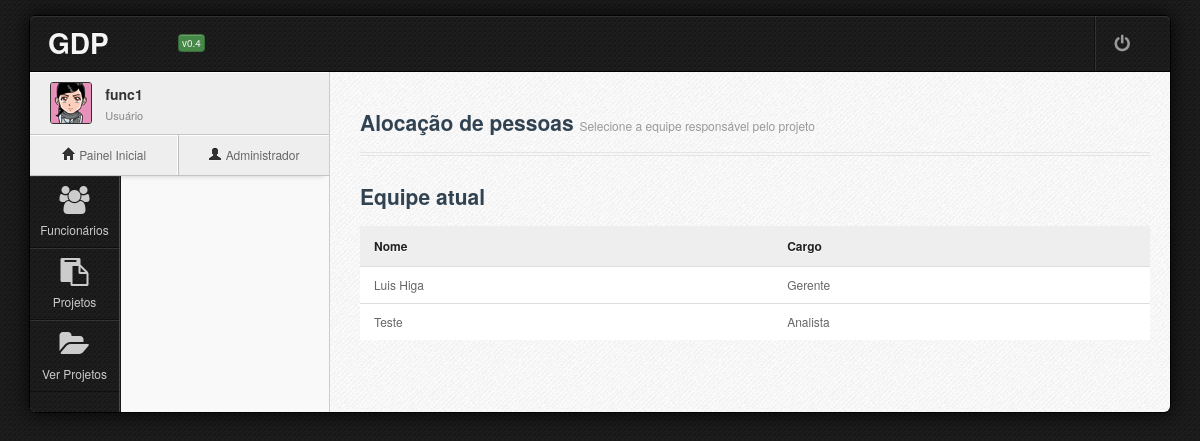
/projetos/8/ver_equipe/ (signed in), run on an earlier commit of the app's database.
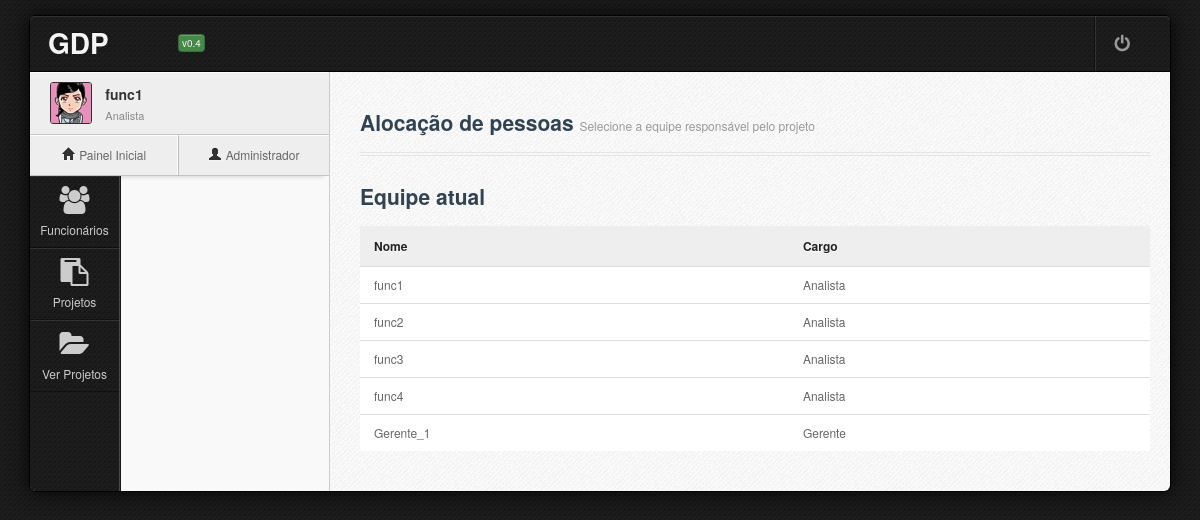
And on a later commit of the database.
### sistema/models.py (models this page shows, shortened)
class Funcionario(models.Model):
    nome = models.CharField("Nome", max_length=128)
    contato = models.OneToOneField(Contato, null = True) #null não é salvo no BD e blank não é requerido no form
    cargo = models.CharField(max_length=16, choices = cargos)
    nivel_formacao = models.CharField("Nível de formação", max_length=16, choices = niveis_formacao)
    usuario = models.OneToOneField(User, blank = True, null=True)
    projeto = models.ForeignKey(Projeto, blank = True, null = True)
    class Meta:
        verbose_name = "Funcionário"
        verbose_name_plural = "Funcionários"

### sistema/views.py (the view, shortened to what this page needs)
# urls.py: url(r'^aloca_pessoa/(?P<id_projeto>[0-9]+)/$', views.pessoa_alocar),
@login_required
def pessoa_alocar(request, id_projeto):
    usuario = request.user
    funcionario_corrente = Funcionario.objects.get(usuario=usuario)
    cargo = funcionario_corrente.cargo
    projeto_corrente = Projeto.objects.get(id=id_projeto)
    equipe_atual = Funcionario.objects.filter(projeto=projeto_corrente)
    alocar_form = AlocarForm()
    return render(request, "pessoa_alocar.html", locals())

### sistema/templates/pessoa_alocar.html (shortened to what this page needs)
{% extends "base.html" %}
{% block titulo %}Alocação de pessoas{% endblock titulo %}
{% block subtitulo %}Selecione a equipe responsável pelo projeto {{projeto_corrente.nome}}{% endblock subtitulo %}
{% block conteudo %}
{% if equipe_atual%}
<h3>Equipe atual</h3>
    <table class="table table-hover" id="table2">
        <thead>
            <tr>
                <th>Nome</th>
                <th>Cargo</th>
            </tr>
        </thead>
        <tbody>
            {% for func in equipe_atual%}
            <tr class="odd gradeX">
                <td>{{func.nome}}</td>
                <td>{{func.get_cargo_display}}</td>
            </tr>
            {% endfor%}
        </tbody>
    </table><br>
{% endif %}
{% endblock conteudo %}

### sistema/templates/base.html (shortened to what the changed rows need)
<!DOCTYPE html>
 <html class="no-js">
    <head>
	<link rel="stylesheet" type="text/css" href="/static/css/jasny-bootstrap.min.css">
	<link rel="stylesheet" type="text/css" href="/static/css/bootstrap.min.css">
	<link rel="stylesheet" type="text/css" href="/static/css/icon/fugue.min.css">
	<link rel="stylesheet" type="text/css" href="/static/css/icon/elusive.min.css">
	<link rel="stylesheet" type="text/css" href="/static/css/icon/font-awesome.min.css">
	<link rel="stylesheet" type="text/css" href="/static/css/default.min.css">
	<link rel="stylesheet" type="text/css" href="/static/css/default.responsive.min.css">
	<link rel="stylesheet" type="text/css" href="/static/css/plugins/uniform.default.css">
	<link rel="stylesheet" type="text/css" href="/static/css/jui/jquery.ui.min.css">
    </head>
    <body class="body5">
        <div id="wrapper" class="boxed">
            <div id="wrapper-inner" class="pattern8">
                <div id="main-header">
		    <div class="container-fluid">
			<div class="row-fluid">
			    <div class="span12">
				<div class="title">
				    <h1>GDP <small>v0.4</small></h1>
			        </div>
			    </div>
			</div>
		    </div>
                </div>
                <div id="sidebar">
                    <div class="profile" data-detach="profile">
                        <div class="profile-info">
                            <span class="name">{{funcionario_corrente.nome}}</span>
                            <span class="job">{{funcionario_corrente.get_cargo_display}}</span>
                        </div>
                    </div>
                </div>
                <div id="main-content">
		    <div class="row-fluid" >
			<div class="span12">
			{% block conteudo %}{% endblock conteudo %}
					    </div>
                    </div>
					<br/>
                </div>
            </div>
        </div>
    </body>
</html>

What changed in the data, as far as the page shows it:
no longer on this page (row edited): Funcionario: nome "Luis Higa", cargo "Gerente"
no longer on this page (row edited): Funcionario: nome "Teste", cargo "Analista"
now on one of the page's lists (row edited): Funcionario: nome "func1", cargo "Analista"
changed Funcionario "func1": cargo "Usuário" → "Analista"
now on this page (row edited): Funcionario: nome "func2", cargo "Analista"
now on this page (row edited): Funcionario: nome "func3", cargo "Analista"
now on this page (row edited): Funcionario: nome "func4", cargo "Analista"
added Funcionario: nome "Gerente_1", cargo "Gerente"
